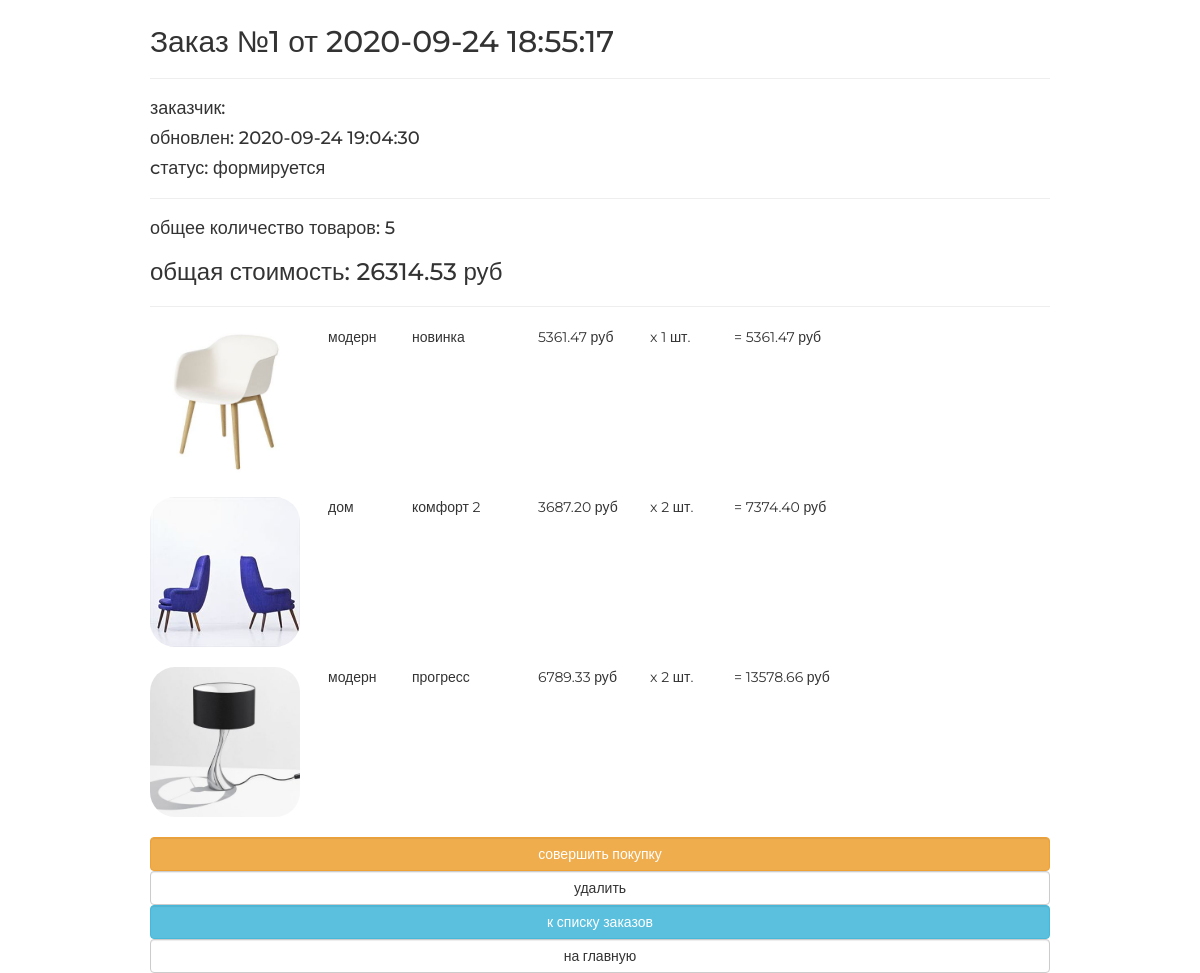
Page /orders/read/1/ on the committed database.
### ordersapp/models.py (models this page shows, shortened)
class Order(models.Model):
    FORMING = 'F'
    SENT_TO_PROCEED = 'S'
    PROCEEDED = 'P'
    PAID = 'D'
    READY = 'Y'
    CANCEL = 'C'
    ORDER_STATUS_CHOICES = (
        (FORMING, 'формируется'),
        (SENT_TO_PROCEED, 'отправлен в обработку'),
        (PAID, 'оплачен'),
        (PROCEEDED, 'обрабатывается'),
        (READY, 'готов к выдаче'),
        (CANCEL, 'отменен'),
    )
    user = models.ForeignKey(get_user_model(), on_delete=models.CASCADE)
    created = models.DateTimeField(verbose_name='создан', auto_now_add=True)
    updated = models.DateTimeField(verbose_name='обновлен', auto_now=True)
    status = models.CharField(verbose_name='статус',
                              max_length=1,
                              choices=ORDER_STATUS_CHOICES,
                              default=FORMING)
    is_active = models.BooleanField(verbose_name='активен', default=True)
    class Meta:
        ordering = ('-created',)
        verbose_name = 'заказ'
        verbose_name_plural = 'заказы'
    @property
    def is_forming(self):
        return self.status == self.FORMING
    @property
    def total_quantity(self):
        items = self.orderitems.all()
        return sum(list(map(lambda x: x.quantity, items)))
    @property
    def total_cost(self):
        items = self.orderitems.all()
        return sum(list(map(lambda x: x.quantity * x.product.price, items)))

class OrderItem(models.Model):
    order = models.ForeignKey(Order,
                              related_name="orderitems",
                              on_delete=models.CASCADE)
    product = models.ForeignKey(Product,
                                verbose_name='продукт',
                                on_delete=models.CASCADE)
    quantity = models.PositiveIntegerField(verbose_name='количество',
                                           default=0)
    @property
    def product_cost(self):
        return self.product.price * self.quantity

### mainapp/models.py (models this page shows, shortened)
class Product(models.Model):
    category = models.ForeignKey(ProductCategory,
                                 on_delete=models.CASCADE,
                                 verbose_name='категория продукта')
    name = models.CharField('имя продукта', max_length=128)
    image = models.ImageField(upload_to='products_images', blank=True)
    short_desc = models.CharField('краткое описание продукта', max_length=64, blank=True)
    description = models.TextField('описание продукта', blank=True)
    price = models.DecimalField('цена продукта', max_digits=8, decimal_places=2, default=0)
    quantity = models.PositiveIntegerField('количество на складе', default=0)
    is_active = models.BooleanField(default=True)
    class Meta:
        verbose_name = 'продукт'
        verbose_name_plural = 'продукты'

class ProductCategory(models.Model):
    name = models.CharField(verbose_name='имя категории', max_length=128)
    description = models.TextField(verbose_name='описание категории', blank=True)
    is_active = models.BooleanField(default=True)
    class Meta:
        ordering = ['name']

### ordersapp/views.py (the view)
# urls.py: path('read/<int:pk>/', ordersapp.OrderDetail.as_view(), name='order_read'),
class OrderDetail(DetailView):
    model = Order

### mainapp/context_processors.py (called while the page is built)
def catalog_menu(request):
    return {'catalog_menu': ProductCategory.objects.filter(is_active=True),
    }

### mainapp/templatetags/my_tags.py (called while the page is built)
def media_folder_products(string):
    if not string:
        string = 'products_images/default.jpg'
    return f'{settings.MEDIA_URL}{string}'

### ordersapp/templates/ordersapp/order_detail.html
{% extends "ordersapp/base.html" %}
{% load static %}
{% load my_tags %}
{% block container %}
    {% include 'ordersapp/includes/inc__order_summary.html' %}
    <div class="basket_list">
        {% for item in object.orderitems.all %}
            <div class="basket_record">
                <img src="{{ item.product.image|media_folder_products }}"
                     alt="{{ item.product.short_desc }}">
                <span class="category_name">{{ item.product.category.name }}</span>
                <span class="product_name">{{ item.product.name }}</span>
                <span class="product_price">{{ item.product.price }}&nbspруб</span>
                <span class="product_quantitiy">x {{ item.quantity }} шт.</span>
                <span class="product_cost"> = {{ item.product_cost }}&nbspруб</span>
            </div>
        {% endfor %}
    </div>
    {% include 'ordersapp/includes/inc__order_actions.html' %}
{% endblock %}

### ordersapp/templates/ordersapp/base.html (shortened to what this page needs)
<!DOCTYPE html>
{% load static %}
<html>
<head>
    {% block css %}
        <link rel="stylesheet" type="text/css" href="{% static 'css/bootstrap.min.css' %}">
        <link rel="stylesheet" href="{% static 'fonts/font-awesome/css/font-awesome.css' %}">
        <link rel="stylesheet" type="text/css" href="{% static 'css/style.css' %}">
    {% endblock %}
</head>
<body>
<div class="order_container">
    {% block container %}
    {% endblock %}
</div>
</body>
</html>

### ordersapp/templates/ordersapp/includes/inc__order_summary.html (shortened to what this page needs)
{% if object %}
    <div class="h2">Заказ №{{ object.pk }} от {{ object.created|date:"Y-m-d H:i:s" }}</div>
    <hr>
    <div class="h4">заказчик: {{ user.last_name }} {{ user.first_name }} </div>
    <div class="h4">обновлен: {{ object.updated|date:"Y-m-d H:i:s" }}</div>
    <div class="h4">cтатус: {{ object.get_status_display }}</div>
    <hr>
    <div class="h4">
        общее количество товаров: <span class="order_total_quantity">{{ object.total_quantity }}</span>
    </div>
    <div class="h3">
        общая стоимость: <span class="order_total_cost">{{ object.total_cost }}</span> руб
    </div>
{% endif %}
<hr>

### ordersapp/templates/ordersapp/includes/inc__order_actions.html
{% if object.is_forming %}
    <a href="{% url 'orders:order_forming_complete' object.pk %}"
       class="btn btn-warning btn-round form-control last">
        совершить покупку
    </a>
    <a href="{% url 'orders:order_delete' object.pk %}"
       class="btn btn-default btn-round form-control last">
        удалить
    </a>
{% endif %}
<a href="{% url 'orders:index' %}"
   class="btn btn-info btn-round form-control last">
    к списку заказов
</a>
<a href="{% url 'main:index' %}"
   class="btn btn-default btn-round form-control last">
    на главную
</a>

### static/css/style.css (style rules this page uses)
* { margin: 0; padding: 0; }
.order_container { margin: 25px auto; width: 900px; }
.order_container img { display: block; float: left; width: 150px; border-radius: 25px; }
body { font-family: 'Montserrat', sans-serif; }
html, body { height: 100%; }
.basket_list span.category_name { margin-left: 2em; width: 5em; position: relative; display: block; float: left; }
.basket_list span.product_name { margin-left: 1em; width: 8em; position: relative; display: block; float: left; }
.basket_list span.product_price { margin-left: 1em; width: 7em; position: relative; display: block; float: left; }
.basket_list span.product_quantitiy { margin-left: 1em; width: 5em; position: relative; display: block; float: left; }
.basket_list span.product_cost { margin-left: 1em; width: 10em; position: relative; display: block; float: left; }
.basket_list .basket_record { position: relative; display: block; height: 170px; float: none; }

### rows in the picture
Order: pk "1", created "2020-09-24 18:55:17", updated "2020-09-24 19:04:30", status "формируется", total_quantity "5", total_cost "26314.53"
OrderItem: product.image|media_folder_products (picture), product.category.name "модерн", product.name "новинка", product.price "5361.47", quantity "1", product_cost "5361.47"
OrderItem: product.image|media_folder_products (picture), product.category.name "дом", product.name "комфорт 2", product.price "3687.20", quantity "2", product_cost "7374.40"
OrderItem: product.image|media_folder_products (picture), product.category.name "модерн", product.name "прогресс", product.price "6789.33", quantity "2", product_cost "13578.66"
